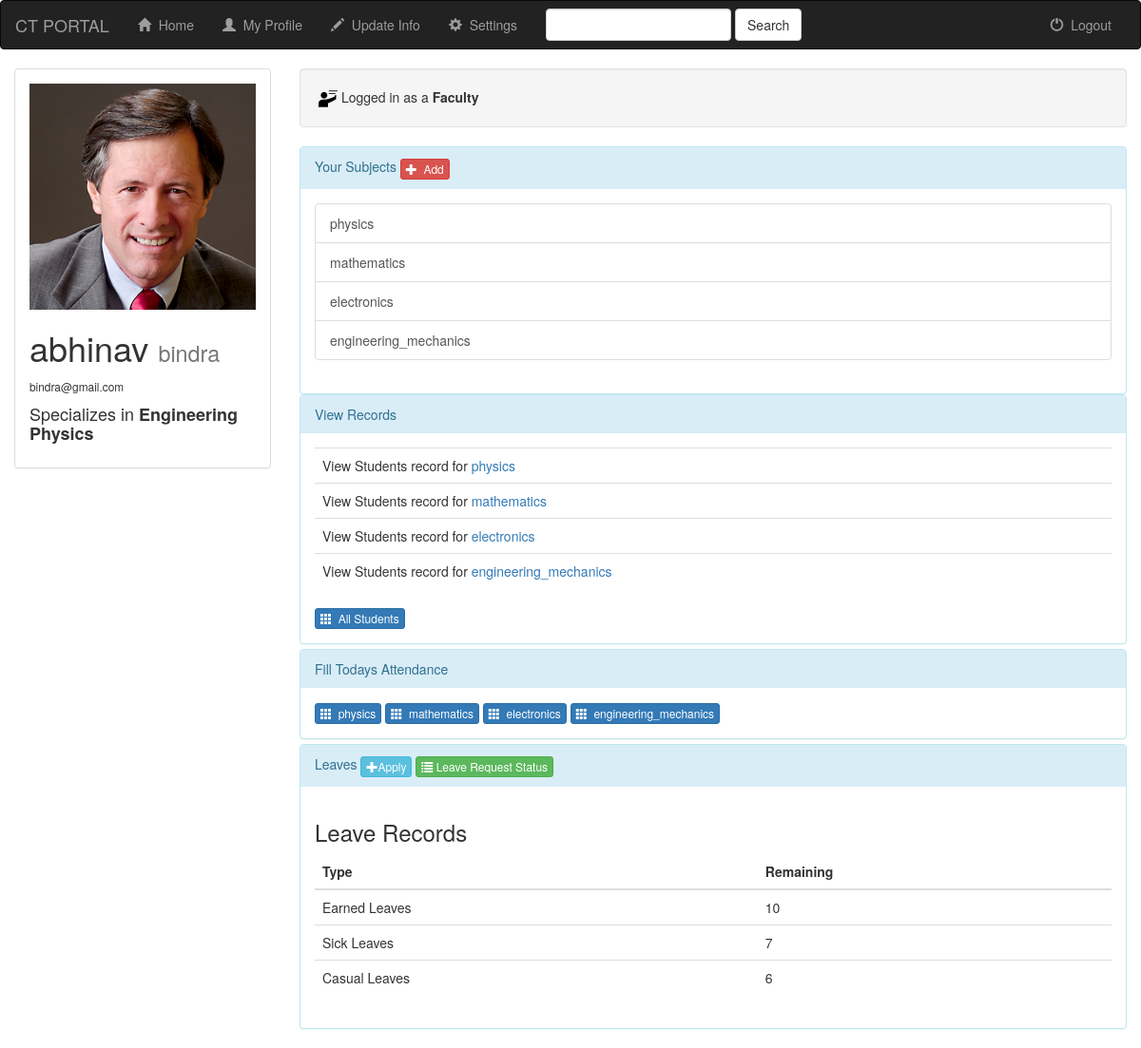
The page /profile (signed in) on the database its author committed.
### SIS/models.py (models this page shows, shortened)
class Faculty(models.Model):
    user=models.OneToOneField(User,on_delete=models.CASCADE,null=True)
    photo=models.FileField()
    specialization=models.CharField(max_length=100)

class Subject(models.Model):
    subject_name=models.CharField(max_length=100)
    faculty=models.ForeignKey(to=Faculty, related_name="teaches", null=True, blank=True)

class LeaveRecord(models.Model):
    faculty=models.OneToOneField(Faculty,on_delete=models.CASCADE,null=True)
    casual_leave=models.IntegerField(default=7)
    earned_leave=models.IntegerField(default=10)
    sick_leave=models.IntegerField(default=8)

### SIS/views.py (the view)
# urls.py: url(r'^profile$', myprofile, name='profile'),
@login_required
def myprofile(request):
    return render(request,'login/profile.html',{'user':request.user,'subjects':Subject.objects.all(),'day':datetime.date.today})

### SIS/models.py (called while the page is built)
    def days(self):
        return (self.end-self.start).days

### Templates/login/profile.html (shortened to what this page needs)
{% extends 'base.html' %}
{% load staticfiles %}
{% block body %}
    <div class="container-fluid songs-container">
        <div class="row">
            <div class="col-sm-4 col-md-3">
                <div class="panel panel-default">
                    {% if user.student %}
                        <div class="panel-body">
                            <a href="{% url 'detail' user.username %}">
                                {% if user.student.photo %}
                                    <img src="{{ user.student.photo.url }}" class="img-responsive">
                                {% else %}
                                    <img src="{% static 'default.png' %}" class="img-responsive" >
                                {% endif %}
                            </a>
                            <h1>{{ user.first_name }}
                                <small>{{ user.last_name }}</small>
                            </h1>
                            <small>{{ user.email }}</small>
                        </div>
                    {% else %}
                        <div class="panel-body">
                            <a href="{% url 'detail' user.username %}">
                                {% if user.faculty.photo %}
                                    <img src="{{ user.faculty.photo.url }}" class="img-responsive">
                                {% else %}
                                    <img src="{% static 'default.png' %}" class="img-responsive" >
                                {% endif %}
                            </a>
                            <h1>{{ user.first_name }}
                                <small>{{ user.last_name }}</small>
                            </h1>
                            <small>{{ user.email }}</small>
                            {% if user.faculty %}
					        <h4> Specializes in  <strong>{{ user.faculty.specialization }} </strong></h4>
					{% endif %}
                        </div>
                    {% endif %}
                </div>
            </div>
            <div class="col-sm-8 col-md-9">
                {% if user.student %}
                    <div class="well"> <img src="{% static 'student.png' %}" width="20px" height="20px" > Logged in as a <strong>Student</strong></div>
                    {% include 'login/student.html' %}
                {% elif user.faculty %}
                    <div class="well"> <img src="{% static 'faculty.png'%}" width="20px" height="20px"> Logged in as a <strong>Faculty</strong></div>
                    {% include 'login/faculty.html' %}
                {% elif user.is_superuser %}
                    <div class="well"> Logged in as a <strong>Administrator</strong></div>
                    {% include 'login/admin.html' %}
                {% endif %}
            </div>
        </div>
    </div>
{% endblock %}

### Templates/login/faculty.html (shortened to what this page needs)
<div class="panel-group">
  <div class="panel panel-info">
	<div class="panel-heading">Your Subjects <button type="button" class="btn btn-danger btn-xs" data-toggle="modal" data-target="#subject"><span class="glyphicon glyphicon-plus"></span>&nbsp; Add</button></div>
		<div class="panel-body">
                <div class="list-group">
                    {% for s in  user.faculty.teaches.all%}
									  <a href="#" class="list-group-item">{{ s.subject_name }}</a>
                    {% endfor %}
                </div>
		</div>
  </div>
<div class="panel-group">
  <div class="panel panel-info">
	<div class="panel-heading">View Records</div>
		<div class="panel-body">
                <table class="table">
                    {% for s in  user.faculty.teaches.all%}
                        <tr>
                            <td>
                            View Students record for  <a href="{% url 'viewAttendance' s.subject_name %}">{{ s.subject_name }}</a>
                            </td>
                        </tr>
                    {% endfor %}
                </table>
           <a href="{% url 'studentlist' %}"> <button type="button" class="btn btn-primary btn-xs"><span class="glyphicon glyphicon-th"></span>&nbsp; All Students</button></a>
		</div>
  </div>
 <div class="panel panel-info">
	<div class="panel-heading">Fill Todays Attendance</div>
	<div class="panel-body">
	{% if user.faculty.teaches.all %}
	{% for s in  user.faculty.teaches.all%}
	<button type="button" class="btn btn-primary btn-xs" data-toggle="modal" data-target="#myModal" onclick="overlay('{{ s.subject_name }}')"><span class="glyphicon glyphicon-th"></span>&nbsp; {{ s.subject_name }}</button>
    {% endfor %}
	{%else%}
	You have to add at least one subjects to fill attendance...
	{% endif %}
	</div>
  </div>
  <div class="panel panel-info">
	<div class="panel-heading">
	Leaves
	<a href="{% url 'newLeave' %}" class="btn btn-info btn-xs" role="button"><span class="glyphicon glyphicon-plus" aria-hidden="true"></span>Apply</a>
	<button class='btn btn-success btn-xs' data-toggle="collapse" data-target="#history"><span class="glyphicon glyphicon-list" aria-hidden="true"></span> Leave Request Status</button><br>
	</div>
	<div class="panel-body">
	<h3> Leave Records </h3>
	<table class="table">
		<thead>
			<th>Type</th>
			<th>Remaining</th>
		</thead>
		<tbody>
			<tr>
				<td>Earned Leaves</td>
				<td>{{ user.faculty.leaverecord.earned_leave }}</td>
			</tr>
			<tr>
				<td>Sick Leaves</td>
				<td>{{ user.faculty.leaverecord.sick_leave }}</td>
			</tr>
			<tr>
				<td>Casual Leaves</td>
				<td>{{ user.faculty.leaverecord.casual_leave }}</td>
			</tr>
		</tbody>
	</table>
  </div>
</div>

### rows shown on the page
Subject: subject_name "physics"
Subject: subject_name "mathematics"
Subject: subject_name "electronics"
Subject: subject_name "engineering_mechanics"

### other values the page prints
{{ user.first_name }} "abhinav"
{{ user.last_name }} "bindra"
{{ user.email }} "bindra@gmail.com"
{{ user.faculty.specialization }} "Engineering Physics"
{{ user.faculty.leaverecord.earned_leave }} "10"
{{ user.faculty.leaverecord.sick_leave }} "7"
{{ user.faculty.leaverecord.casual_leave }} "6"
